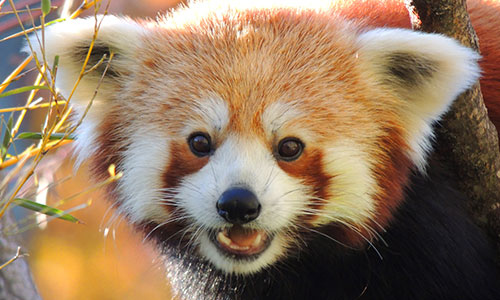
#> input picture red_panda.jpg, 500 x 300 px
$ jupyter execute --allow-errors 'OpenCV implementation of SURF.ipynb'   (shell and % lines are left out)
#> lines starting #> are read from the running program, lines starting #| are printed output that depends on the picture
[cell 1]
# necessary install to run non-free algorithms from opencv

[cell 2]
# necessary imports
import numpy as np
import pandas as pd
import cv2
import matplotlib.pyplot as plt
import os

[cell 3]
img = cv2.imread('red_panda.jpg')
#> img is the input picture: shape (300, 500, 3); mean B, G, R 96.8, 121.6, 146.7
gray = cv2.cvtColor(img, cv2.COLOR_RGB2GRAY)
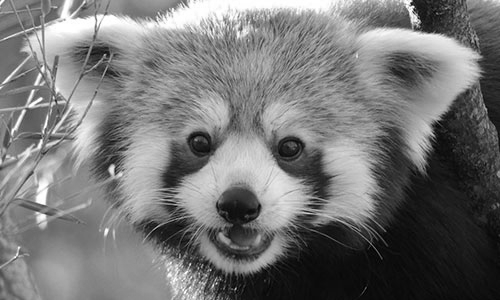
#> gray: shape (300, 500); min 0, max 255, mean 117.1
sift = cv2.xfeatures2d.SIFT_create()
kp, des = sift.detectAndCompute(gray, None)
#> kp = 909 keypoints; strongest (x, y, size): (111, 169, 4.3), (414, 19, 6.2), (239, 207, 26.6), (40, 99, 2.7)
img_kp = cv2.drawKeypoints(gray, kp, gray)
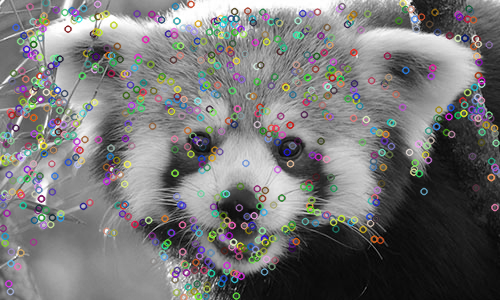
#> img_kp: shape (300, 500, 3); mean of channels 0, 1, 2 117.1, 117.3, 117.7; drawn as B, G, R

plt.figure(figsize=(15, 15))
plt.imshow(img_kp); plt.show() # SIFT run on red_panda

[cell 4]
img = cv2.imread('red_panda.jpg')
gray = cv2.cvtColor(img, cv2.COLOR_RGB2GRAY)
print(img.shape)
#| (300, 500, 3)
print(gray.shape)
#| (300, 500)

$ run again, with dog.jpg copied over red_panda.jpg
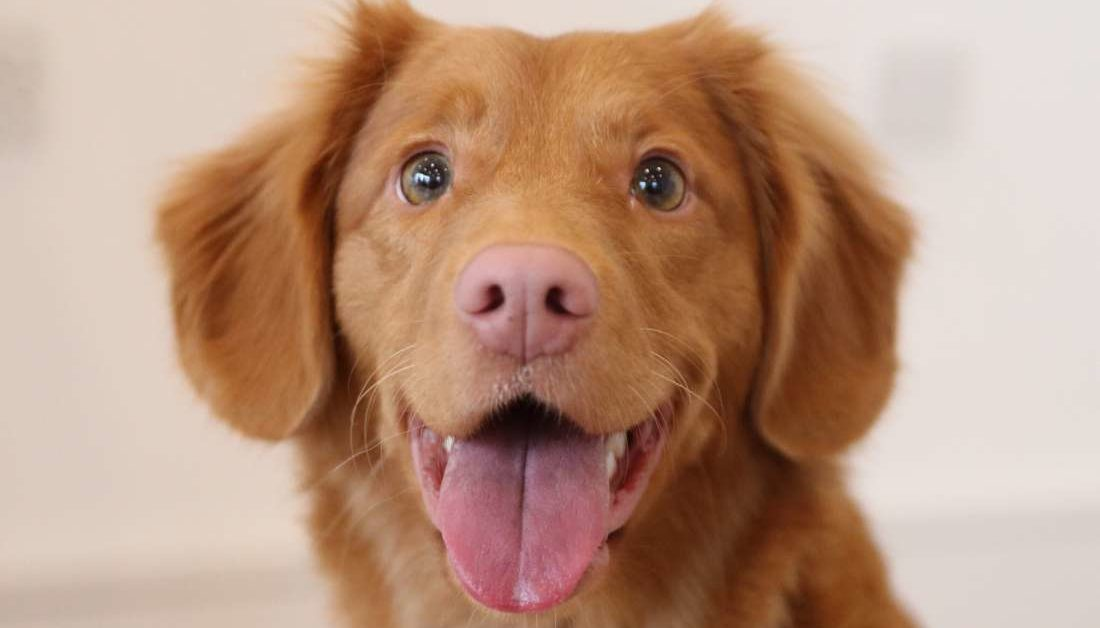
#> input picture dog.jpg, 1100 x 628 px
#> img is the input picture: shape (628, 1100, 3); mean B, G, R 127.5, 149.3, 185.1
#> `gray = cv2.cvtColor(img, cv2.COLOR_RGB2GRAY)`:
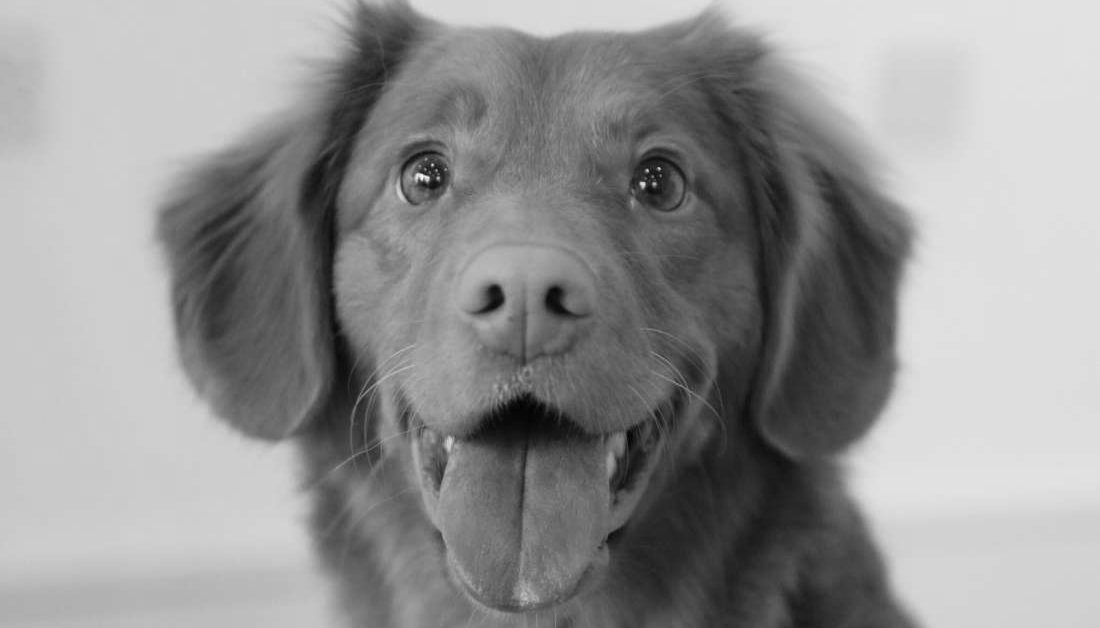
#> gray: shape (628, 1100); min 1, max 252, mean 146.9
#> kp = 333 keypoints; strongest (x, y, size): (643, 184, 3.9), (659, 168, 2.1), (647, 170, 2.2), (427, 178, 3.8)
#| (628, 1100, 3)
#| (628, 1100)
